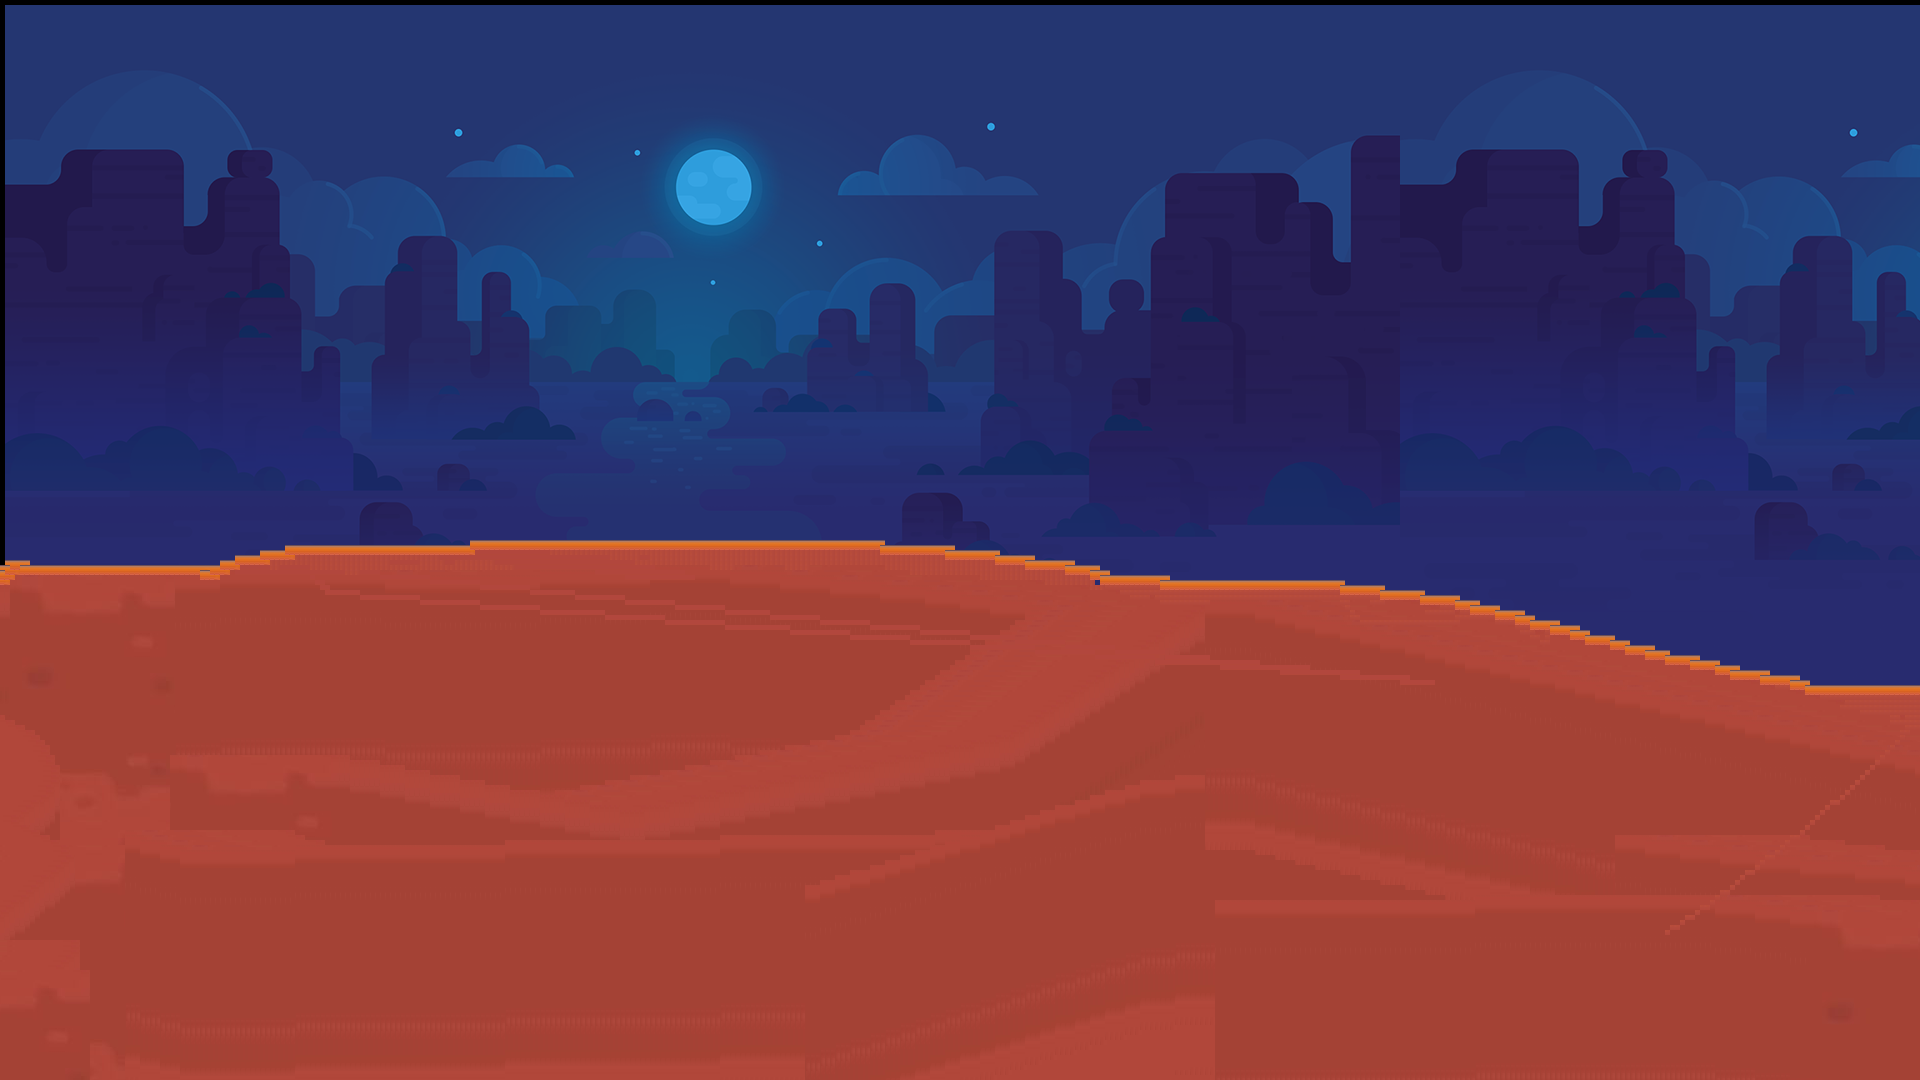

A 2D game scene composited from a Tiled map and its tileset images. What follows is a short description and the map's XML, with each tile layer's data collapsed to a summary:
An orthogonal 384x216 tile map with 5x5 px tiles, 2 tile layers (Tile Layer 1, Tile Layer 2), 2 tilesets and 1 object.

<map version="1.9" tiledversion="1.9.2" orientation="orthogonal" renderorder="right-down" width="384" height="216" tilewidth="5" tileheight="5" infinite="0" nextlayerid="6" nextobjectid="4">
 <tileset firstgid="1" source="background_tank_star.tsx" />
 <tileset firstgid="43961" source="terrain_tank_star.tsx" />
 <layer id="1" name="Tile Layer 1" width="384" height="216">
  <data>[82944 cells, 82444 non-empty, 34693 distinct tile ids]</data>
 </layer>
 <layer id="2" name="Tile Layer 2" width="384" height="216">
  <data>[82944 cells, 834 non-empty, 4 distinct tile ids]</data>
 </layer>
 <objectgroup id="5" name="Object Layer 1">
  <object id="2" x="5.58188" y="567.491">
   <polygon points="0,0 1354.54,16.7456 1799.22,111.638 1791.78,493.066" />
  </object>
 </objectgroup>
</map>